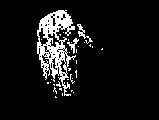
#> input picture homework2/instructions/palm.bmp, 159 x 120 px
$ python main.py
#> lines starting #> are read from the running program, lines starting #| are printed output that depends on the picture; after the words box and inside, x2 and y2 are one past the last pixel; in counts of white or black regions, pixels touching at a corner belong together
from PIL import Image
import numpy as np
import matplotlib.pyplot as plt
import os

def load_image(image_path:str,
               img_format:str = 'L'):
    """
    Load an image from the specified path and convert it to a numpy array.

    Args:
        image_path (str): The path to the image file.
        output_format (str): The desired output format for the image array.
                             Default is 'uint8'.

    Returns:
        np.ndarray: The loaded image as a numpy array.
    """
#> called with image_path = 'homework2/instructions/palm.bmp', img_format = 'L'
    img = Image.open(image_path)
#> img is the input picture: PIL image 159x120 1; 8.5% white; 32 white regions (29 under 20 px), largest, box (x1, y1, x2, y2) and area: (37, 10, 76, 96) 1378, (77, 24, 93, 44) 79, (67, 38, 79, 54) 61
    img = img.convert(img_format)
    img = img.point(lambda x: x // 255)
    img = np.array(img)
    return img

def display_image(image_array:np.ndarray):
    """
    Display an image using matplotlib.

    Args:
        image_array (np.ndarray): The image array to display.
    """
    plt.imshow(image_array)
    plt.axis('off')  # Hide axes
    plt.show()

def erosion(img: np.ndarray,
            ksize: int):
    """
    Binary erosion with a square structuring element of ones of size ksize*ksize.

    Args:
        img (np.ndarray): 2D binary array (values 0 or 1).
        ksize (int): Size of the square structuring element (must be >=1).

    Returns:
        np.ndarray: Eroded binary image (0 or 1), same shape as img.
    """
#> called with ksize = 3
    pad = ksize // 2
    H, W = img.shape
#> H = 120; W = 159
    out = np.zeros_like(img, dtype=np.uint8)

    for i in range(H):
        for j in range(W):
            # assume erosion succeeds until we find a zero under the SE
            erode_pixel = 1
            for di in range(-pad, pad + 1):
                for dj in range(-pad, pad + 1):
                    y, x = i + di, j + dj
                    # outside image bounds or background pixel → erosion fails
                    if not (0 <= y < H and 0 <= x < W and img[y, x] == 1):
                        erode_pixel = 0
                        break
                if erode_pixel == 0:
                    break
            out[i, j] = erode_pixel
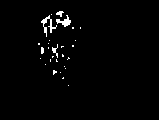
#> out: shape (120, 159); values 0 (black) and 1 (white), 1.7% white in thin lines or dots, all inside (x1, y1, x2, y2) = (38, 11, 81, 86)
    return out

def dilation(img: np.ndarray, ksize: int) -> np.ndarray:
    """
    Binary dilation with a square structuring element of 1’s of size ksize×ksize.

    Args:
        img (np.ndarray): 2D binary array (values 0 or 1).
        ksize (int): Size of the square structuring element (must be >=1).

    Returns:
        np.ndarray: Dilated binary image (0 or 1), same shape as img.
    """
#> called with ksize = 3
    if ksize < 1:
        raise ValueError("ksize must be at least 1")
    pad = ksize // 2
    H, W = img.shape
#> H = 120; W = 159
    out = np.zeros_like(img, dtype=np.uint8)

    for i in range(H):
        for j in range(W):
            dilate_pixel = 0
            # if any neighbor under the SE is foreground, set output to 1
            for di in range(-pad, pad + 1):
                for dj in range(-pad, pad + 1):
                    y, x = i + di, j + dj
                    if 0 <= y < H and 0 <= x < W and img[y, x] == 1:
                        dilate_pixel = 1
                        break
                if dilate_pixel:
                    break
            out[i, j] = dilate_pixel
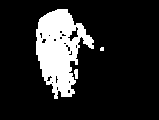
#> out: shape (120, 159); values 0 (black) and 1 (white), 15.7% white; 3 white regions (1 under 20 px), largest, box (x1, y1, x2, y2) and area: (36, 9, 94, 99) 2951, (74, 69, 78, 79) 34
    return out

def opening(img: np.ndarray, ksize: int) -> np.ndarray:
    """
    Morphological opening: erosion followed by dilation.

    Args:
        img (np.ndarray): 2D binary array (0 or 1).
        ksize (int): Size of the square structuring element.

    Returns:
        np.ndarray: Opened image.
    """
    eroded = erosion(img, ksize)
    opened = dilation(eroded, ksize)
    return opened

def closing(img: np.ndarray, ksize: int) -> np.ndarray:
    """
    Morphological closing: dilation followed by erosion.

    Args:
        img (np.ndarray): 2D binary array (0 or 1).
        ksize (int): Size of the square structuring element.

    Returns:
        np.ndarray: Closed image.
    """
    dilated = dilation(img, ksize)
    closed = erosion(dilated, ksize)
    return closed

def boundary(img: np.ndarray, ksize: int) -> np.ndarray:
    """
    Boundary extraction: original minus its erosion.

    Args:
        img (np.ndarray): 2D binary array (0 or 1).
        ksize (int): Size of the square structuring element.

    Returns:
        np.ndarray: Boundary (1 where pixel is removed by erosion).
    """
#> called with ksize = 3
    eroded = erosion(img, ksize)
    boundary = img.astype(int) - eroded.astype(int)
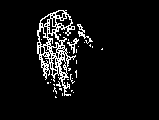
#> boundary: shape (120, 159) int64; values 0 (black) and 1 (white), 6.9% white in thin lines or dots, all inside (x1, y1, x2, y2) = (37, 10, 103, 98)
    return (boundary > 0).astype(np.uint8)

def main():
    """
    Main function.
    """
    # Load and display the original image
    path = os.path.join(os.path.dirname(__file__), 'instructions', 'palm.bmp')
    img = load_image(path)
    display_image(img)

    # Perform morphological operations
    erosion_img = erosion(img, 3)
    dilation_img = dilation(img, 3)
    boundary_img = boundary(img, 3)
    opening_img = opening(img, 3)
#> call 2 of dilation, with ksize = 3
#> after the loop in dilation (call 2), `for i in range(H):`:
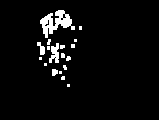
#> out: shape (120, 159); values 0 (black) and 1 (white), 4.5% white; 18 white regions (13 under 20 px), largest, box (x1, y1, x2, y2) and area: (40, 10, 75, 38) 445, (49, 43, 59, 63) 127, (37, 42, 45, 55) 59, (52, 69, 58, 76) 35, (66, 56, 71, 61) 20
    closing_img = closing(img, 3)
#> call 4 of erosion, with ksize = 3
#> after the loop in erosion (call 4), `for i in range(H):`:
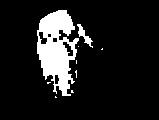
#> out: shape (120, 159); values 0 (black) and 1 (white), 12% white; 9 white regions (7 under 20 px), largest, box (x1, y1, x2, y2) and area: (37, 10, 79, 96) 2130, (77, 24, 93, 48) 122

    # Display the results
    display_image(erosion_img)
    display_image(dilation_img)
    display_image(boundary_img)
    display_image(opening_img)
    display_image(closing_img)

if __name__ == "__main__":
    main()
